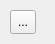
<?xml version="1.0" encoding="UTF-8"?>
<ui version="4.0">
 <class>KWPageToolWidget</class>
 <widget class="QWidget" name="KWPageToolWidget">
  <property name="geometry">
   <rect>
    <x>0</x>
    <y>0</y>
    <width>55</width>
    <height>44</height>
   </rect>
  </property>
  <property name="windowTitle">
   <string>Form</string>
  </property>
  <widget class="QToolButton" name="pagebreakbutton">
   <property name="geometry">
    <rect>
     <x>10</x>
     <y>10</y>
     <width>26</width>
     <height>24</height>
    </rect>
   </property>
   <property name="text">
    <string>...</string>
   </property>
  </widget>
 </widget>
 <resources/>
 <connections/>
</ui>
